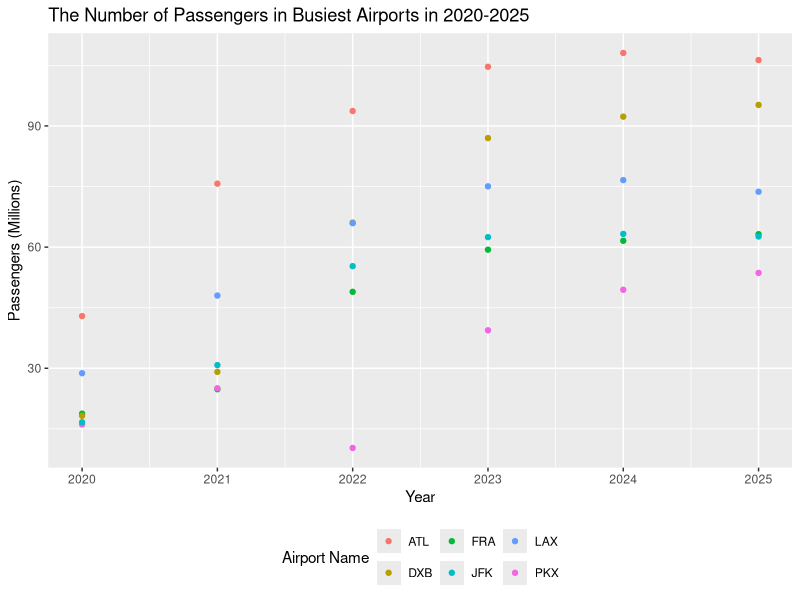
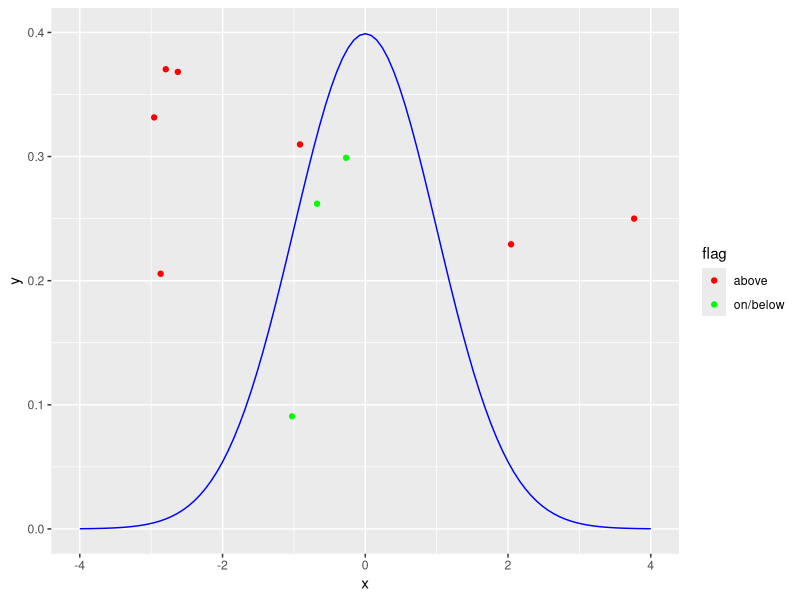
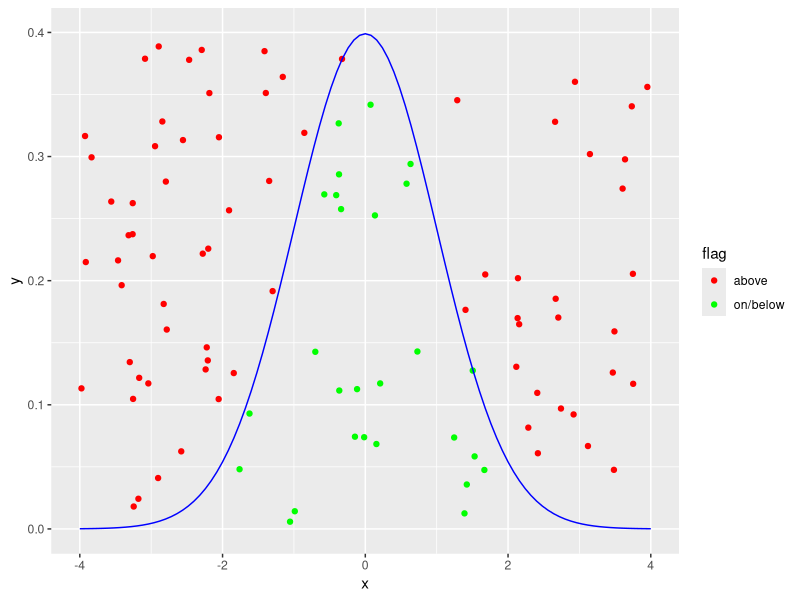
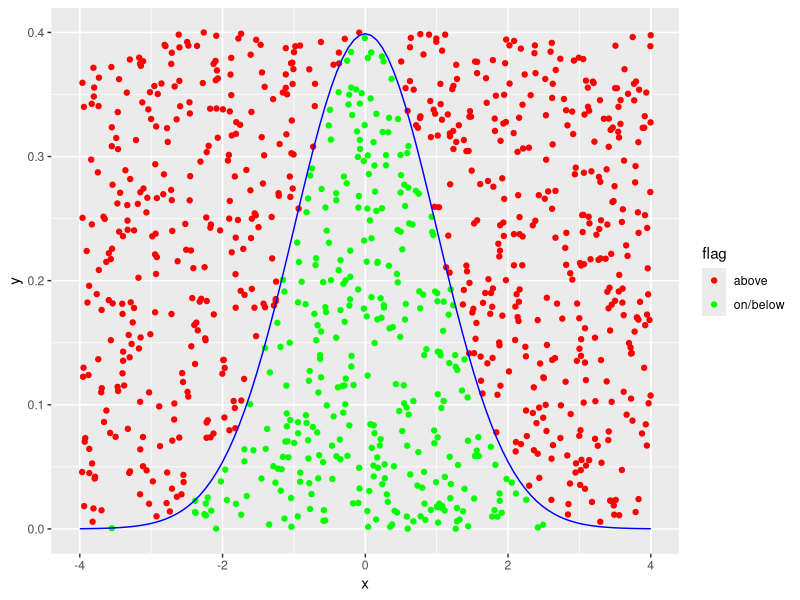
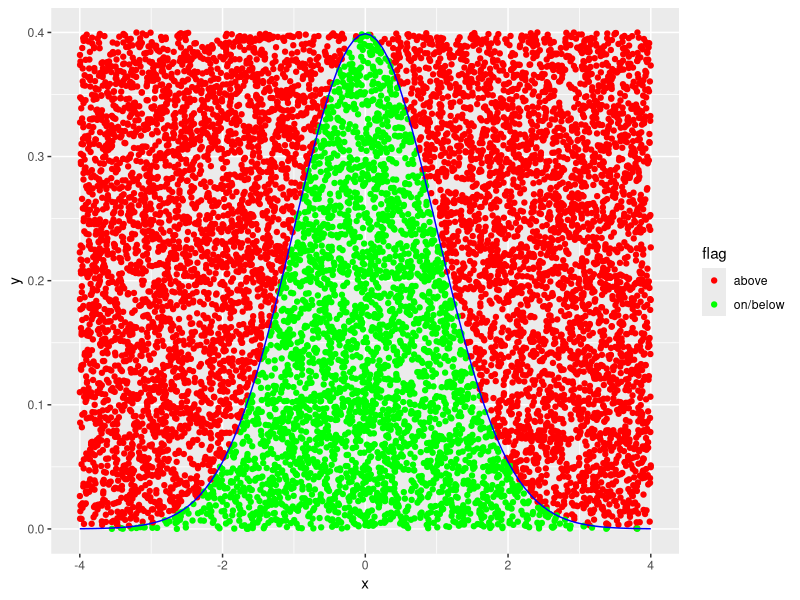

Write R code to recreate these figures, in order.
## ---- chunk 1
#| label: tbl-airports
#| tbl-cap: "Passenger Traffic at Six Busiest Airports from 2020-2025"
#| echo: false

library(dplyr)
library(knitr)
library(tidyr)
library(ggplot2)

airport <- c(
  "ATL", "ATL", "ATL", "ATL", "ATL", "ATL",
  "FRA", "FRA", "FRA", "FRA", "FRA", "FRA",
  "PKX", "PKX", "PKX", "PKX", "PKX", "PKX",
  "DXB", "DXB", "DXB", "DXB", "DXB", "DXB",
  "LAX", "LAX", "LAX", "LAX", "LAX", "LAX",
  "JFK", "JFK", "JFK", "JFK", "JFK", "JFK"
)


year <- c(
  2020, 2021, 2022, 2023, 2024, 2025,
  2020, 2021, 2022, 2023, 2024, 2025,
  2020, 2021, 2022, 2023, 2024, 2025,
  2020, 2021, 2022, 2023, 2024, 2025,
  2020, 2021, 2022, 2023, 2024, 2025,
  2020, 2021, 2022, 2023, 2024, 2025
)

passengers <- c(
  42918685, 75704760, 93699630, 104653451, 108067766, 106302208,
  18768601, 24814921, 48923474, 59359539, 61564957, 63200000,
  16091449, 25051012, 10277623, 39410776, 49441029, 53618949,
  18229461, 29110609, 66069981, 86994365, 92300000, 95200000,
  28779527, 48007284, 65924298, 75050851, 76587980, 73709594,
  16630642, 30788322, 55287711, 62464331, 63265972, 62629455
)


airport_data <- data.frame(
  Airport = airport,
  Year = year,
  Passengers = passengers
)

airport_data |>
  pivot_wider(names_from = Year, values_from = Passengers) |>
  kable()
## ---- chunk 2
#| label: fig-busiestairports
#| fig-cap: "Passenger Traffic at Six Busiest Airports from 2020-2025"
#| echo: false
#| fig-pos: "H"

ggplot(
  data = airport_data,
  mapping = aes(
    x = year,
    y = Passengers / 1000000,,
    color = airport
  )
) +

  theme(legend.position = "bottom")+
  geom_point() +
  labs(
    title = "The Number of Passengers in Busiest Airports in 2020-2025",
    x = "Year",
    y = "Passengers (Millions)",
    color = "Airport Name"
  )
## ---- chunk 3
#| label: fig-montecarlo
#| fig-cap: "Monte Carlo Numerical Integration With Varying Sample Sizes"
#| fig-pos: "H"
#| fig-subcap:
#|   - "n = 10"
#|   - "n = 100"
#|   - "n = 1,000"
#|   - "n = 10,000"
#| layout-ncol: 2
#| echo: false


library(ggplot2)

generate_points <- function(n, x_min, x_max, y_min, y_max) {
  x <- runif(n, x_min, x_max)
  y <- runif(n, y_min, y_max)
  cord_table <- data.frame(x = x, y = y)
  return(cord_table)
}

flag <- function(df){
  for (i in 1:nrow(df)){
    if (df[["y"]][i] > dnorm(df[["x"]][i])){
      df[["flag"]][i] <- "above"
    } else {
      df[["flag"]][i] <- "on/below"
    }
  }
  return(df)
}


cord_table <- generate_points(10, -4, 4, 0, 0.4)
cord_table <- flag(cord_table)
p <- mean(cord_table[["flag"]] == "on/below")
estimate <- p * (8 * 0.4)
plot10 <- ggplot(
  data = cord_table,
  mapping = aes(x = x, y = y, color = flag)
) +
  geom_point() +
  stat_function(fun = dnorm, args = list(mean = 0, sd = 1), xlim = c(-4, 4), color = "blue") +
  scale_color_manual(values = c("above" = "red", "on/below" = "green")) +
  xlim(-4, 4) + ylim(0, 0.4)

cord_table <- generate_points(100, -4, 4, 0, 0.4)
cord_table <- flag(cord_table)
p <- mean(cord_table[["flag"]] == "on/below")
estimate <- p * (8 * 0.4)
plot100 <- ggplot(
  data = cord_table,
  mapping = aes(x = x, y = y, color = flag)
) +
  geom_point() +
  stat_function(fun = dnorm, args = list(mean = 0, sd = 1), xlim = c(-4, 4), color = "blue") +
  scale_color_manual(values = c("above" = "red", "on/below" = "green")) +
  xlim(-4, 4) + ylim(0, 0.4)

cord_table <- generate_points(1000, -4, 4, 0, 0.4)
cord_table <- flag(cord_table)
p <- mean(cord_table[["flag"]] == "on/below")
estimate <- p * (8 * 0.4)
plot1000 <- ggplot(
  data = cord_table,
  mapping = aes(x = x, y = y, color = flag)
) +
  geom_point() +
  stat_function(fun = dnorm, args = list(mean = 0, sd = 1), xlim = c(-4, 4), color = "blue") +
  scale_color_manual(values = c("above" = "red", "on/below" = "green")) +
  xlim(-4, 4) + ylim(0, 0.4)

cord_table <- generate_points(10000, -4, 4, 0, 0.4)
cord_table <- flag(cord_table)
p <- mean(cord_table[["flag"]] == "on/below")
estimate <- p * (8 * 0.4)
plot10000 <- ggplot(
  data = cord_table,
  mapping = aes(x = x, y = y, color = flag)
) +
  geom_point() +
  stat_function(fun = dnorm, args = list(mean = 0, sd = 1), xlim = c(-4, 4), color = "blue") +
  scale_color_manual(values = c("above" = "red", "on/below" = "green")) +
  xlim(-4, 4) + ylim(0, 0.4)

plot10
plot100
plot1000
plot10000
